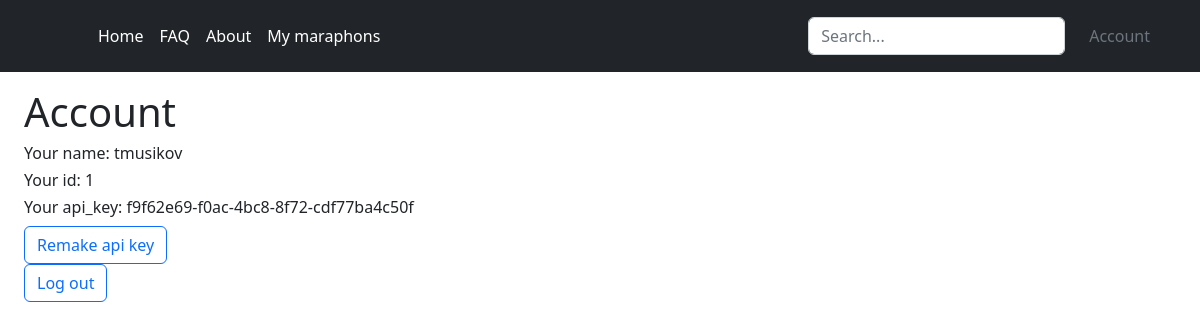
/account (signed in), run on the app's committed database.
### data/users.py (models this page shows, shortened)
class User(SqlAlchemyBase, UserMixin, SerializerMixin):
    __tablename__ = "users"
    id = sqlalchemy.Column(
        sqlalchemy.Integer,
        primary_key=True, autoincrement=True)
    name = sqlalchemy.Column(sqlalchemy.String, nullable=True)
    telegram = sqlalchemy.Column(
        sqlalchemy.String,
        unique=True,
        nullable=True)
    password = sqlalchemy.Column(sqlalchemy.String, nullable=True)
    created_date = sqlalchemy.Column(
        sqlalchemy.Date,
        default=datetime.datetime.now)
    maraphones = orm.relationship("Maraphone", back_populates="creator")
    api_key = sqlalchemy.Column(sqlalchemy.String, nullable=True)
    states = orm.relationship("State")

### main.py (the view)
@app.route("/account")
@login_required
def account():
    make_header_data(url_for("account"))
    data = [
        ("name", current_user.name), ("id", current_user.id),
        (
        "api_key",
         current_user.api_key if current_user.api_key is not None else "You haven't api key.")
        ]
    return render_template("account.html", header=header, data=data)

### data/db_session.py (called while the page is built)
def create_session() -> Session:
    global __factory
    return __factory()

### main.py (called while the page is built)
def make_header_data(url=None):
    header["registered"] = current_user.is_authenticated
    header["menu"] = [
        ("Home", url_for("home"), False),
        ("FAQ", url_for("faq"), False),
        ("About", url_for("about"), False),
        ]
    if current_user.is_authenticated:
        header["menu"].append(("My maraphons", url_for("create"), False))
    if url == url_for("account"):
        header["account"] = True
    else:
        header["account"] = False
    if url is not None:
        for i in range(len(header["menu"])):
            if header["menu"][i][1] == url:
                header["menu"][i] = (
                    header["menu"][i][0], header["menu"][i][1], True)
            else:
                header["menu"][i] = (
                    header["menu"][i][0], header["menu"][i][1], False)

@login_manager.user_loader
def load_user(user_id):
    db = db_session.create_session()
    return db.query(User).filter(User.id == user_id).first()

### templates/account.html
{% extends "index.html" %}
{% block content %}
<h1>Account</h1>
{% for n, v in data %}
<h6>Your {{ n }}: {{ v }}</h6>
{% endfor %}
<form action="remake_api" method="get">
    <button type="submit" class="btn btn-outline-primary">Remake api key</button>
</form>
<form action="logout" method="get">
    <button type="submit" class="btn btn-outline-primary">Log out</button>
</form>
{% endblock %}

### data on the page
User: n "name", name "tmusikov", n "api_key", api_key "f9f62e69-f0ac-4bc8-8f72-cdf77ba4c50f"

### other printed values
{{ item[0] }} "Home" "FAQ" "About" "My maraphons"
{{ n }} "id"
{{ v }} "1"
